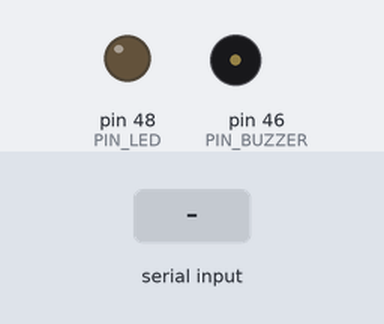
Recording of a sketch running on a simulated Arduino Mega 2560, built with avr-gcc and run on an emulated ATmega2560. On the bench: output pins drawn as LEDs (lit = HIGH), buzzer (waves = sounding). Inputs (shaded band) come from the test bench. What the sketch prints to the serial monitor is not drawn.

Above: at 1.2 s.
1.3 s: "ledon\n" received over Serial
At 2.1 s:
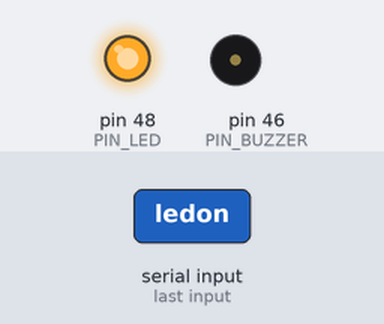
2.8 s: "beep\n" received over Serial
At 3.0 s:
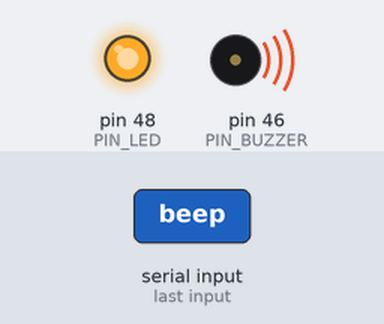
Timing chart, 0 to 5.8 s (numbered marks = the images above; inputs shaded):
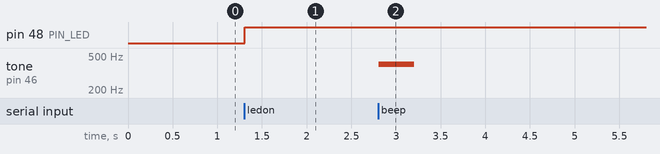

Measured:
- after the input at 1.3 s, pin 48 (PIN_LED): LOW → HIGH at once
- after the input at 2.8 s, tone on pin 46 (PIN_BUZZER): silent → 400 Hz at once, → silent 0.40 s later

The sketch:

v2_modular_io.ino
```cpp
const int PIN_LED = 48;
const int PIN_BUTTON = 0;
const int PIN_BUZZER = 46;

// --- State Variables  ---
bool ledState = false;
bool pendingBuzz = false;
int lastButtonState = LOW;
int currentButtonState = LOW;

void setup() {
  pinMode(PIN_LED, OUTPUT);
  pinMode(PIN_BUTTON, INPUT);  // Physical button

  Serial.begin(9600);  // Communication with the App (via BT or USB)
  Serial.println("System Started. Waiting for events...");
}
void loop() {
  readInput();
  showOutput();
}

// CAPTURE INPUT EVENTS (Sensors/Buttons)
void readInput() {
  lastButtonState = currentButtonState;
  currentButtonState = digitalRead(PIN_BUTTON);

  // Event: The user pressed the physical button
  if (currentButtonState == LOW && lastButtonState == HIGH) {
    ledState = !ledState;  // Toggle state
    Serial.println("Event: Physical button pressed");
    delay(20);  // Simple debounce to avoid noise
  }

  if (Serial.available()) {
    String input = Serial.readStringUntil('\n');

    if (input == "ledon") {
      ledState = HIGH;
    } else if (input == "ledoff") {
      ledState = LOW;
    } else if (input == "beep") {
      pendingBuzz = true;
    }
  }
}

// UPDATE OUTPUTS (Reflect the state in the hardware)
void showOutput() {
  digitalWrite(PIN_LED, ledState);
  if (pendingBuzz) {
    tone(PIN_BUZZER, 400, 400);
    pendingBuzz = false;
  }
}
```
